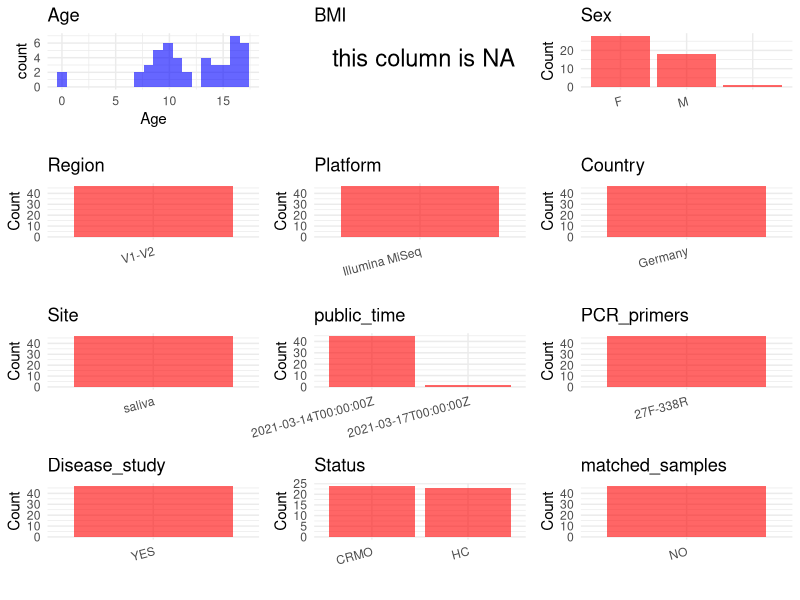

The R script that drew this image: (Note: this script raises an error after producing the figure.)
## ---- chunk 1
# Load necessary libraries
library(dplyr)
library(ggplot2)
library(cowplot)

# Set working directory (update this path to your local directory)
setwd("E:/bioproject_YSD/PRJEB22984")

# Read the initial metadata files
initial_meta <- read.csv("SraRunTable.csv", header = T) 

# Remove entries non-oral samples
initial_meta <- subset(initial_meta, environment_.material. %in%
                         c("saliva"))

# Display the first few rows of the metadata
head(initial_meta)
## ---- chunk 2
# Create a uniform metadata dataframe
metadata <- data.frame(
  BioProject = initial_meta$BioProject,
  Run = initial_meta$Run,
  sample_name = initial_meta$host_subject_id,
  Age = initial_meta$Host_Age,
  BMI = NA,
  Sex = initial_meta$host_sex,
  Region = initial_meta$target_subfragment,
  Platform = initial_meta$Instrument,
  Site = initial_meta$environment_.material.,
  public_time = initial_meta$ReleaseDate,
  Country = initial_meta$geo_loc_name_country,
  Status = initial_meta$host_disease_status,
  stringsAsFactors = FALSE
)

# Use abbreviations to indicate gender
metadata <- metadata %>%
  mutate(Sex = recode(Sex, "female" = "F", "male" = "M"))

# Add a horizontal bar between V3 and V4
metadata <- metadata %>%
  mutate(Region = recode(Region, "V1V2" = "V1-V2"))
## ---- chunk 3
# Add information obtained from the publication
metadata$PCR_primers <- "27F-338R"
metadata$title <- "Analysis of the fecal and oral microbiota in chronic recurrent multifocal osteomyelitis"
metadata$Disease_study <- "YES"
# Assign disease status based on sample_name patterns
metadata <- metadata %>%
  mutate(Status = recode(Status, "chronic recurrent multifocal osteomyelitis" = "CRMO", "healthy" = "HC"))

# Check initial data distribution
cat("Initial sample distribution:\n")
table(metadata$sample_name)
table(metadata$Site)

# Calculate sampling frequency per subject
sample_counts <- table(metadata$sample_name)
cat("\nNumber of samples per subject:\n")
print(sample_counts)

# Create matched_samples column
metadata$matched_samples <- ifelse(metadata$sample_name %in% names(sample_counts[sample_counts >= 2]), "YES", "NO")

cat("\nMatched samples distribution:\n")
table(metadata$matched_samples)

# Identify samples for removal: single samples excluding saliva
single_samples <- names(sample_counts[sample_counts == 1])
samples_to_remove <- metadata$sample_name %in% single_samples & 
                     !(metadata$Site %in% c("saliva"))

cat("\nNumber of samples to be removed:", sum(samples_to_remove), "\n")

# Remove identified samples
metadata_clean <- metadata[!samples_to_remove, ]

cat("\nFinal sample distribution after cleaning:\n")
table(metadata_clean$sample_name)
table(metadata_clean$Site)
table(metadata_clean$matched_samples)

# Use cleaned dataset for subsequent analysis
metadata <- metadata_clean
## ---- chunk 4
# Check the number of unique runs and sample names
print(paste("Number of unique runs:", length(unique(metadata$Run))))
print(paste("Number of unique sample names:", length(unique(metadata$sample_name))))
## ---- chunk 5
# Select columns for visualization
plot_data <- metadata %>%
  select(-BioProject, -Run, -sample_name, -title)

# Function to create simple plots for each column
create_simple_plots <- function(data) {
  plots <- list()
  
  for (col in colnames(data)) {
    # Check if the column is all NA
    if (all(is.na(data[[col]]))) {
      # Create an empty plot with text indicating all NA
      p <- ggplot() +
        annotate("text", x = 0.5, y = 0.5, label = "this column is NA", size = 6) +
        labs(title = col) +
        theme_void()
    } else if (is.numeric(data[[col]])) {
      # Numeric variable: histogram
      p <- ggplot(data, aes(x = .data[[col]])) +
        geom_histogram(fill = "blue", alpha = 0.6, bins = 20, na.rm = TRUE) +
        labs(title = col) +
        theme_minimal()
    } else {
      # Categorical variable: bar plot (remove NA values)
      count_data <- as.data.frame(table(data[[col]], useNA = "ifany"))
      p <- ggplot(count_data, aes(x = reorder(Var1, -Freq), y = Freq)) +
        geom_col(fill = "red", alpha = 0.6) +
        labs(title = col, x = NULL, y = "Count") +
        theme_minimal() +
        theme(axis.text.x = element_text(angle = 15, hjust = 1))
    }
    plots[[col]] <- p
  }
  
  return(plots)
}

# Generate and arrange plots
plots <- create_simple_plots(plot_data)
p<-plot_grid(plots$Age, 
          plots$BMI, 
          plots$Sex, 
          plots$Region, 
          plots$Platform, 
          plots$Country, 
          plots$Site,
          plots$public_time, 
          plots$PCR_primers,
          plots$Disease_study,
          plots$Status,
          plots$matched_samples,# add 
          ncol = 3, align = "hv", axis = "lb")
ggsave("Metadata_Summary.png", plot = p, width = 8, height = 6, dpi = 150)
## ---- chunk 6
knitr::include_graphics("Metadata_Summary.png")
## ---- chunk 7
# Reorder columns to match the desired format
metadata <- metadata[, c(
  "BioProject", "Run", "sample_name", "Age", "BMI", "Sex", 
  "Region", "Platform", "Country", "Site", "public_time", 
  "PCR_primers", "title", "Disease_study", "Status", "matched_samples"
)]

# Export the uniform metadata to a CSV file
write.csv(metadata, file = "metadata.csv", quote = FALSE)
head(metadata)
